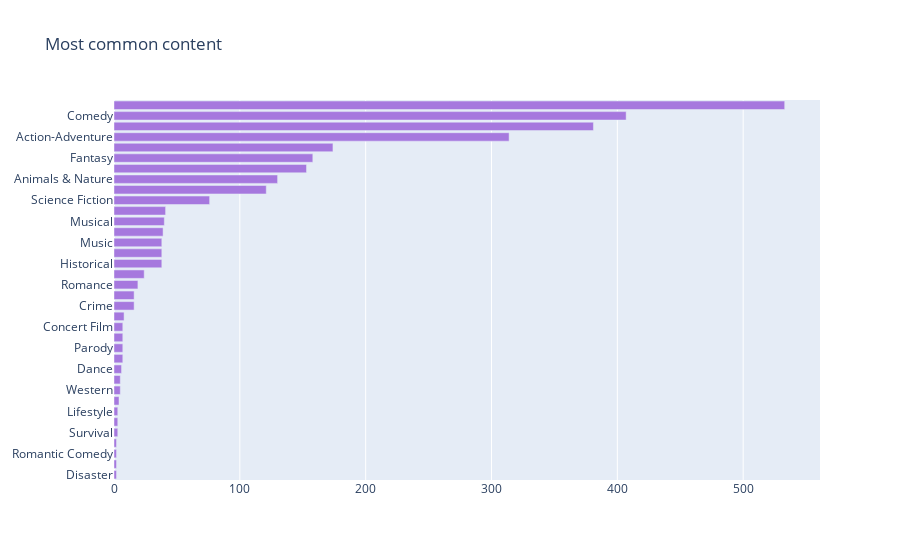

Here is the notebook cell this chart was saved with:
### Code cell
#Most common content in Movies
col = "listed_in"
categories = ", ".join(df_movies['listed_in']).split(", ") 
counter_list=Counter(categories).most_common(50)
labels = [_[0] for _ in counter_list][::-1]
values = [_[1] for _ in counter_list][::-1]
trace=go.Bar(y=labels, x=values, orientation="h", name="Movies", marker=dict(color="#a678de"))
data=[trace]
layout=go.Layout(title='Most common content',legend=dict(x=0.1,y=1.1,orientation='h'))
fig=go.Figure(data,layout=layout)
fig.show()

### Figure 1 — Plotly figure (JSON) as saved in the notebook; plotly's stock layout.template omitted (floating-point values rounded to 4 significant figures)
{"data": [{"marker": {"color": "#a678de"}, "name": "Movies", "orientation": "h", "type": "bar", "x": [2, 2, 2, 2, 3, 3, 3, 4, 5, 5, 6, 7, 7, 7, 7, 8, 16, 16, 19, 24, 38, 38, 38, 39, 40, 41, 76, 121, 130, 153, 158, 174, 314, 381, 407, 533], "y": ["Disaster", "Medical", "Romantic Comedy", "Spy/Espionage", "Survival", "Movies", "Lifestyle", "Reality", "Western", "Thriller", "Dance", "Anthology", "Parody", "Variety", "Concert Film", "Mystery", "Crime", "Superhero", "Romance", "Buddy", "Historical", "Sports", "Music", "Kids", "Musical", "Biographical", "Science Fiction", "Drama", "Animals & Nature", "Coming of Age", "Fantasy", "Documentary", "Action-Adventure", "Animation", "Comedy", "Family"]}], "layout": {"legend": {"orientation": "h", "x": 0.1, "y": 1.1}, "title": {"text": "Most common content"}}}
